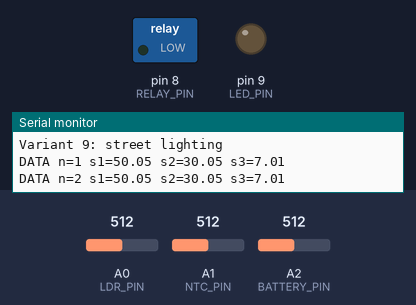
The sketch below on a simulated Arduino Uno, built with avr-gcc and run on an emulated ATmega328P. On the bench: switched loads named in the sketch (green lamp = pin HIGH), output pins drawn as LEDs (lit = HIGH), the last lines printed to the serial monitor. Inputs (shaded band) come from the test bench; at power-on: A0 (LDR_PIN) = 512, A1 (NTC_PIN) = 512, A2 (BATTERY_PIN) = 512.

Above: at 2.8 s.
2.9 s: A0 (LDR_PIN) set to 219
4.4 s: A0 (LDR_PIN) set to 197
At 6.2 s:
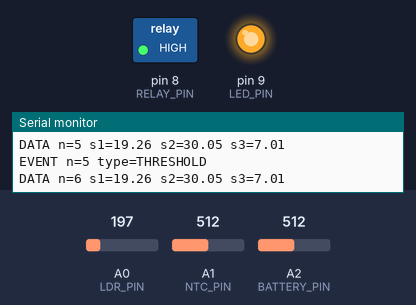
Timing chart, 0 to 7.7 s (numbered marks = the images above; inputs shaded):
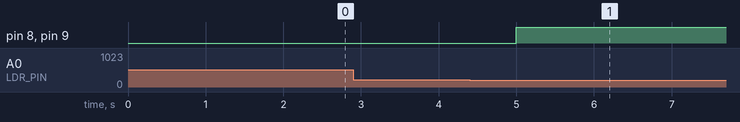

The sketch:

variant9.ino
```cpp
/*
 * Уличное освещение на Arduino Uno.
 * s1 - освещенность LDR, 0..100 %
 * s2 - температура NTC, -20..80 C
 * s3 - напряжение батареи POT, 0..14 V
 * Порог включения освещения: s1 < 20 %.
 */

const uint8_t LDR_PIN = A0;
const uint8_t NTC_PIN = A1;
const uint8_t BATTERY_PIN = A2;
const uint8_t RELAY_PIN = 8;
const uint8_t LED_PIN = 9;

const unsigned long SAMPLE_PERIOD_MS = 1000UL;
const float LIGHT_THRESHOLD = 20.0f;

unsigned long lastSampleMs = 0;
unsigned long sampleNumber = 0;
bool alarmActive = false;

float readLightPercent() {
  const int raw = analogRead(LDR_PIN);
  return raw * 100.0f / 1023.0f;
}

float readTemperatureC() {
  const int raw = analogRead(NTC_PIN);
  return -20.0f + raw * 100.0f / 1023.0f;
}

float readBatteryVoltage() {
  const int raw = analogRead(BATTERY_PIN);
  return raw * 14.0f / 1023.0f;
}

void setLighting(bool enabled) {
  digitalWrite(RELAY_PIN, enabled ? HIGH : LOW);
  digitalWrite(LED_PIN, enabled ? HIGH : LOW);
}

void printEvent(const char* type) {
  Serial.print("EVENT n=");
  Serial.print(sampleNumber);
  Serial.print(" type=");
  Serial.println(type);
}

void setup() {
  pinMode(RELAY_PIN, OUTPUT);
  pinMode(LED_PIN, OUTPUT);
  setLighting(false);

  Serial.begin(9600);
  Serial.println("Variant 9: street lighting");
}

void loop() {
  const unsigned long now = millis();
  if (now - lastSampleMs < SAMPLE_PERIOD_MS) {
    return;
  }
  lastSampleMs += SAMPLE_PERIOD_MS;

  ++sampleNumber;
  const float s1 = readLightPercent();
  const float s2 = readTemperatureC();
  const float s3 = readBatteryVoltage();

  Serial.print("DATA n=");
  Serial.print(sampleNumber);
  Serial.print(" s1=");
  Serial.print(s1, 2);
  Serial.print(" s2=");
  Serial.print(s2, 2);
  Serial.print(" s3=");
  Serial.println(s3, 2);

  const bool shouldEnableLighting = s1 < LIGHT_THRESHOLD;
  if (shouldEnableLighting != alarmActive) {
    alarmActive = shouldEnableLighting;
    setLighting(alarmActive);
    printEvent(alarmActive ? "THRESHOLD" : "NORMAL");
  }
}
```

Measured:
- the behaviour switches between 205 and 204 on A0 (LDR_PIN) (found by bisection; images 0 and 1)
- after the input at 4.4 s, pin 8 (RELAY_PIN), pin 9 (LED_PIN): LOW → HIGH after 0.60 s
